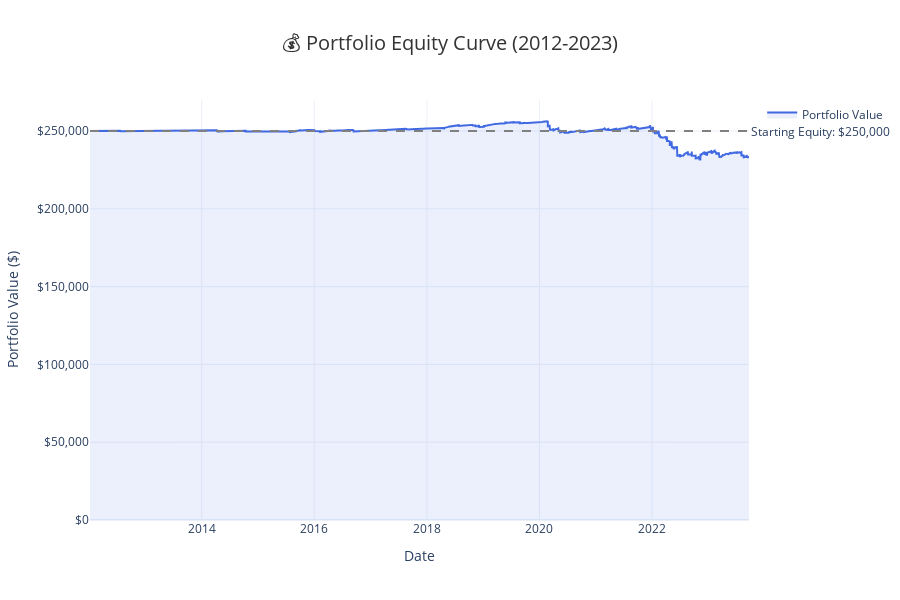

The notebook cell this image was saved under:
### Markdown cell above
## 📈 Cumulative P&L Visualization

This chart shows the equity curve over the entire backtest period. Watch for drawdown periods (valleys) and recovery phases.

### Code cell
# Create an interactive cumulative P&L chart with Plotly
fig = go.Figure()

# Add cumulative P&L line
fig.add_trace(go.Scatter(
    x=pnl_df['Date'],
    y=pnl_df['Portfolio_Value'],
    mode='lines',
    name='Portfolio Value',
    line=dict(color='royalblue', width=2),
    fill='tozeroy',
    fillcolor='rgba(65, 105, 225, 0.1)'
))

# Add horizontal line at starting equity
fig.add_hline(
    y=starting_equity, 
    line_dash="dash", 
    line_color="gray",
    annotation_text=f"Starting Equity: ${starting_equity:,.0f}",
    annotation_position="right"
)

# Update layout
fig.update_layout(
    title={
        'text': '💰 Portfolio Equity Curve (2012-2023)',
        'x': 0.5,
        'xanchor': 'center',
        'font': {'size': 20, 'color': '#333'}
    },
    xaxis_title='Date',
    yaxis_title='Portfolio Value ($)',
    hovermode='x unified',
    template='plotly_white',
    height=600,
    showlegend=True,
    yaxis=dict(tickformat='$,.0f')
)

fig.show()

# Calculate some key metrics
max_value = pnl_df['Portfolio_Value'].max()
min_value = pnl_df['Portfolio_Value'].min()
final_value = pnl_df['Portfolio_Value'].iloc[-1]

print(f"\n📊 Equity Curve Statistics:")
print(f"Peak Portfolio Value: ${max_value:,.2f}")
print(f"Trough Portfolio Value: ${min_value:,.2f}")
print(f"Final Portfolio Value: ${final_value:,.2f}")
print(f"Max Drawdown from Peak: ${max_value - min_value:,.2f}")

### Figure 1 — Plotly figure (JSON) as saved in the notebook; plotly's stock layout.template omitted (floating-point values rounded to 4 significant figures; data arrays with more than 128 entries replaced by an {"elided": "..."} marker saying what was removed)
{"data": [{"fill": "tozeroy", "fillcolor": "rgba(65, 105, 225, 0.1)", "line": {"color": "royalblue", "width": 2}, "mode": "lines", "name": "Portfolio Value", "type": "scatter", "x": {"elided": "1615 str values"}, "y": {"elided": "1615 int values"}}], "layout": {"annotations": [{"showarrow": false, "text": "Starting Equity: $250,000", "x": 1, "xanchor": "left", "xref": "x domain", "y": 250000, "yanchor": "middle", "yref": "y"}], "height": 600, "hovermode": "x unified", "shapes": [{"line": {"color": "gray", "dash": "dash"}, "type": "line", "x0": 0, "x1": 1, "xref": "x domain", "y0": 250000, "y1": 250000, "yref": "y"}], "showlegend": true, "title": {"font": {"color": "#333", "size": 20}, "text": "💰 Portfolio Equity Curve (2012-2023)", "x": 0.5, "xanchor": "center"}, "xaxis": {"title": {"text": "Date"}}, "yaxis": {"tickformat": "$,.0f", "title": {"text": "Portfolio Value ($)"}}}}
